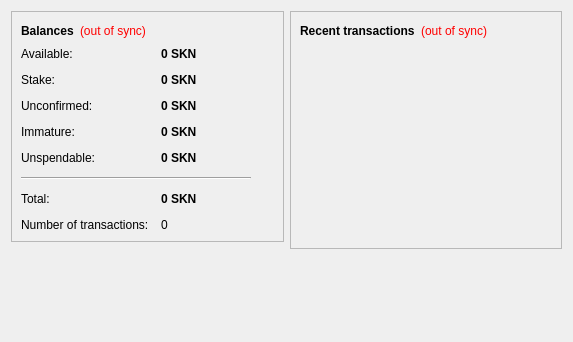
<?xml version="1.0" encoding="UTF-8"?>
<ui version="4.0">
 <class>OverviewPage</class>
 <widget class="QWidget" name="OverviewPage">
  <property name="geometry">
   <rect>
    <x>0</x>
    <y>0</y>
    <width>573</width>
    <height>342</height>
   </rect>
  </property>
  <property name="windowTitle">
   <string>Form</string>
  </property>
  <layout class="QHBoxLayout" name="horizontalLayout" stretch="1,1">
   <item>
    <layout class="QVBoxLayout" name="verticalLayout_2">
     <item>
      <widget class="QFrame" name="frame">
       <property name="frameShape">
        <enum>QFrame::StyledPanel</enum>
       </property>
       <property name="frameShadow">
        <enum>QFrame::Raised</enum>
       </property>
       <layout class="QVBoxLayout" name="verticalLayout_4">
        <item>
         <layout class="QHBoxLayout" name="horizontalLayout_4">
          <item>
           <widget class="QLabel" name="label_5">
            <property name="font">
             <font>
              <weight>75</weight>
              <bold>true</bold>
             </font>
            </property>
            <property name="text">
             <string>Balances</string>
            </property>
           </widget>
          </item>
          <item>
           <widget class="QLabel" name="labelWalletStatus">
            <property name="toolTip">
             <string>The displayed information may be out of date. Your wallet automatically synchronizes with the SKOIN network after a connection is established, but this process has not completed yet.</string>
            </property>
            <property name="styleSheet">
             <string notr="true">QLabel { color: red; }</string>
            </property>
            <property name="text">
             <string notr="true">(out of sync)</string>
            </property>
            <property name="alignment">
             <set>Qt::AlignLeading|Qt::AlignLeft|Qt::AlignVCenter</set>
            </property>
           </widget>
          </item>
          <item>
           <spacer name="horizontalSpacer_2">
            <property name="orientation">
             <enum>Qt::Horizontal</enum>
            </property>
            <property name="sizeHint" stdset="0">
             <size>
              <width>40</width>
              <height>20</height>
             </size>
            </property>
           </spacer>
          </item>
         </layout>
        </item>
        <item>
         <layout class="QFormLayout" name="formLayout_2">
          <property name="fieldGrowthPolicy">
           <enum>QFormLayout::AllNonFixedFieldsGrow</enum>
          </property>
          <property name="horizontalSpacing">
           <number>12</number>
          </property>
          <property name="verticalSpacing">
           <number>12</number>
          </property>
          <item row="0" column="0">
           <widget class="QLabel" name="labelAvailableText">
            <property name="toolTip">
             <string>Your current available balance</string>
            </property>
            <property name="text">
             <string>Available:</string>
            </property>
           </widget>
          </item>
          <item row="0" column="1">
           <widget class="QLabel" name="labelAvailable">
            <property name="font">
             <font>
              <weight>75</weight>
              <bold>true</bold>
             </font>
            </property>
            <property name="cursor">
             <cursorShape>IBeamCursor</cursorShape>
            </property>
            <property name="toolTip">
             <string>Your current available balance</string>
            </property>
            <property name="text">
             <string notr="true">0 SKN</string>
            </property>
            <property name="alignment">
             <set>Qt::AlignLeading|Qt::AlignLeft|Qt::AlignVCenter</set>
            </property>
            <property name="textInteractionFlags">
             <set>Qt::LinksAccessibleByMouse|Qt::TextSelectableByKeyboard|Qt::TextSelectableByMouse</set>
            </property>
           </widget>
          </item>
          <item row="1" column="0">
           <widget class="QLabel" name="label_6">
            <property name="toolTip">
             <string>Total of coins that was staked, and do not yet count toward the current balance</string>
            </property>
            <property name="text">
             <string>Stake:</string>
            </property>
           </widget>
          </item>
          <item row="1" column="1">
           <widget class="QLabel" name="labelStake">
            <property name="font">
             <font>
              <weight>75</weight>
              <bold>true</bold>
             </font>
            </property>
            <property name="cursor">
             <cursorShape>IBeamCursor</cursorShape>
            </property>
            <property name="toolTip">
             <string>Total of coins that was staked, and do not yet count toward the current balance</string>
            </property>
            <property name="text">
             <string notr="true">0 SKN</string>
            </property>
            <property name="alignment">
             <set>Qt::AlignLeading|Qt::AlignLeft|Qt::AlignVCenter</set>
            </property>
            <property name="textInteractionFlags">
             <set>Qt::LinksAccessibleByMouse|Qt::TextSelectableByKeyboard|Qt::TextSelectableByMouse</set>
            </property>
           </widget>
          </item>
          <item row="2" column="0">
           <widget class="QLabel" name="label_3">
            <property name="toolTip">
             <string>Total of transactions that have yet to be confirmed, and do not yet count toward the current balance</string>
            </property>
            <property name="text">
             <string>Unconfirmed:</string>
            </property>
           </widget>
          </item>
          <item row="2" column="1">
           <widget class="QLabel" name="labelUnconfirmed">
            <property name="font">
             <font>
              <weight>75</weight>
              <bold>true</bold>
             </font>
            </property>
            <property name="cursor">
             <cursorShape>IBeamCursor</cursorShape>
            </property>
            <property name="toolTip">
             <string>Total of transactions that have yet to be confirmed, and do not yet count toward the current balance</string>
            </property>
            <property name="text">
             <string notr="true">0 SKN</string>
            </property>
            <property name="alignment">
             <set>Qt::AlignLeading|Qt::AlignLeft|Qt::AlignVCenter</set>
            </property>
            <property name="textInteractionFlags">
             <set>Qt::LinksAccessibleByMouse|Qt::TextSelectableByKeyboard|Qt::TextSelectableByMouse</set>
            </property>
           </widget>
          </item>
          <item row="3" column="0">
           <widget class="QLabel" name="labelImmatureText">
            <property name="toolTip">
             <string>Mined balance that has not yet matured</string>
            </property>
            <property name="text">
             <string>Immature:</string>
            </property>
           </widget>
          </item>
          <item row="3" column="1">
           <widget class="QLabel" name="labelImmature">
            <property name="font">
             <font>
              <weight>75</weight>
              <bold>true</bold>
             </font>
            </property>
            <property name="toolTip">
             <string>Mined balance that has not yet matured</string>
            </property>
            <property name="text">
             <string notr="true">0 SKN</string>
            </property>
            <property name="alignment">
             <set>Qt::AlignLeading|Qt::AlignLeft|Qt::AlignVCenter</set>
            </property>
            <property name="textInteractionFlags">
             <set>Qt::LinksAccessibleByMouse|Qt::TextSelectableByKeyboard|Qt::TextSelectableByMouse</set>
            </property>
           </widget>
          </item>
          <item row="4" column="0">
           <widget class="QLabel" name="labelBalanceWatchOnlyText">
            <property name="toolTip">
             <string>Your unspendable balance</string>
            </property>
            <property name="text">
             <string>Unspendable:</string>
            </property>
           </widget>
          </item>
          <item row="4" column="1">
           <widget class="QLabel" name="labelBalanceWatchOnly">
            <property name="font">
             <font>
              <weight>75</weight>
              <bold>true</bold>
             </font>
            </property>
            <property name="cursor">
             <cursorShape>IBeamCursor</cursorShape>
            </property>
            <property name="toolTip">
             <string>Your unspendable balance</string>
            </property>
            <property name="text">
             <string notr="true">0 SKN</string>
            </property>
            <property name="alignment">
             <set>Qt::AlignLeading|Qt::AlignLeft|Qt::AlignVCenter</set>
            </property>
            <property name="textInteractionFlags">
             <set>Qt::LinksAccessibleByMouse|Qt::TextSelectableByKeyboard|Qt::TextSelectableByMouse</set>
            </property>
           </widget>
          </item>
          <item row="5" column="0" colspan="2">
           <widget class="Line" name="line">
            <property name="maximumSize">
             <size>
              <width>230</width>
              <height>16777215</height>
             </size>
            </property>
            <property name="orientation">
             <enum>Qt::Horizontal</enum>
            </property>
           </widget>
          </item>
          <item row="6" column="0">
           <widget class="QLabel" name="labelTotalText">
            <property name="toolTip">
             <string>Your current total balance</string>
            </property>
            <property name="text">
             <string>Total:</string>
            </property>
           </widget>
          </item>
          <item row="6" column="1">
           <widget class="QLabel" name="labelTotal">
            <property name="font">
             <font>
              <weight>75</weight>
              <bold>true</bold>
             </font>
            </property>
            <property name="toolTip">
             <string>Your current total balance</string>
            </property>
            <property name="text">
             <string notr="true">0 SKN</string>
            </property>
            <property name="alignment">
             <set>Qt::AlignLeading|Qt::AlignLeft|Qt::AlignVCenter</set>
            </property>
            <property name="textInteractionFlags">
             <set>Qt::LinksAccessibleByMouse|Qt::TextSelectableByKeyboard|Qt::TextSelectableByMouse</set>
            </property>
           </widget>
          </item>
          <item row="7" column="0">
           <widget class="QLabel" name="label_2">
            <property name="toolTip">
             <string>Total number of transactions in wallet</string>
            </property>
            <property name="text">
             <string>Number of transactions:</string>
            </property>
           </widget>
          </item>
          <item row="7" column="1">
           <widget class="QLabel" name="labelNumTransactions">
            <property name="toolTip">
             <string>Total number of transactions in wallet</string>
            </property>
            <property name="text">
             <string notr="true">0</string>
            </property>
           </widget>
          </item>
         </layout>
        </item>
       </layout>
      </widget>
     </item>
     <item>
      <spacer name="verticalSpacer">
       <property name="orientation">
        <enum>Qt::Vertical</enum>
       </property>
       <property name="sizeHint" stdset="0">
        <size>
         <width>20</width>
         <height>40</height>
        </size>
       </property>
      </spacer>
     </item>
    </layout>
   </item>
   <item>
    <layout class="QVBoxLayout" name="verticalLayout_3">
     <item>
      <widget class="QFrame" name="frame_2">
       <property name="frameShape">
        <enum>QFrame::StyledPanel</enum>
       </property>
       <property name="frameShadow">
        <enum>QFrame::Raised</enum>
       </property>
       <layout class="QVBoxLayout" name="verticalLayout">
        <item>
         <layout class="QHBoxLayout" name="horizontalLayout_2">
          <item>
           <widget class="QLabel" name="label_4">
            <property name="text">
             <string>&lt;b&gt;Recent transactions&lt;/b&gt;</string>
            </property>
           </widget>
          </item>
          <item>
           <widget class="QLabel" name="labelTransactionsStatus">
            <property name="toolTip">
             <string>The displayed information may be out of date. Your wallet automatically synchronizes with the SKOIN network after a connection is established, but this process has not completed yet.</string>
            </property>
            <property name="styleSheet">
             <string notr="true">QLabel { color: red; }</string>
            </property>
            <property name="text">
             <string notr="true">(out of sync)</string>
            </property>
            <property name="alignment">
             <set>Qt::AlignRight|Qt::AlignTrailing|Qt::AlignVCenter</set>
            </property>
           </widget>
          </item>
          <item>
           <spacer name="horizontalSpacer">
            <property name="orientation">
             <enum>Qt::Horizontal</enum>
            </property>
            <property name="sizeHint" stdset="0">
             <size>
              <width>40</width>
              <height>20</height>
             </size>
            </property>
           </spacer>
          </item>
         </layout>
        </item>
        <item>
         <widget class="QListView" name="listTransactions">
          <property name="styleSheet">
           <string notr="true">QListView { background: transparent; }</string>
          </property>
          <property name="frameShape">
           <enum>QFrame::NoFrame</enum>
          </property>
          <property name="verticalScrollBarPolicy">
           <enum>Qt::ScrollBarAlwaysOff</enum>
          </property>
          <property name="horizontalScrollBarPolicy">
           <enum>Qt::ScrollBarAlwaysOff</enum>
          </property>
          <property name="selectionMode">
           <enum>QAbstractItemView::NoSelection</enum>
          </property>
         </widget>
        </item>
       </layout>
      </widget>
     </item>
     <item>
      <spacer name="verticalSpacer_2">
       <property name="orientation">
        <enum>Qt::Vertical</enum>
       </property>
       <property name="sizeHint" stdset="0">
        <size>
         <width>20</width>
         <height>40</height>
        </size>
       </property>
      </spacer>
     </item>
    </layout>
   </item>
  </layout>
 </widget>
 <resources/>
 <connections/>
</ui>
